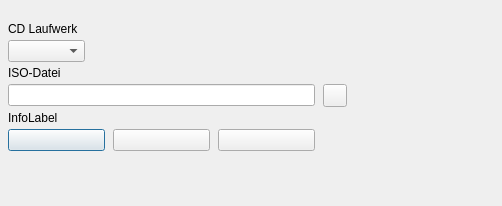
<?xml version="1.0" encoding="UTF-8"?>
<ui version="4.0">
  <class>CreateISOImageForm</class>
  <widget class="QDialog" name="CreateISOImageForm">
    <property name="geometry"><rect><x>0</x><y>0</y><width>502</width><height>206</height></rect></property>
    <property name="windowTitle"><string>ISO-Image von CD erstellen</string></property>
    <property name="vclBorderStyle" stdset="0"><string notr="true">bsDialog</string></property>
    <property name="vclPosition" stdset="0"><string notr="true">poOwnerFormCenter</string></property>
    <property name="vclKeyPreview" stdset="0"><bool>true</bool></property>
    <property name="vclDesignWidth" stdset="0"><number>502</number></property>
    <property name="vclDesignHeight" stdset="0"><number>206</number></property>
    <layout class="QGridLayout" name="CreateISOImageForm_Layout" columnstretch="0,0,0,0,1">
      <property name="leftMargin"><number>8</number></property>
      <property name="topMargin"><number>22</number></property>
      <property name="rightMargin"><number>8</number></property>
      <property name="bottomMargin"><number>8</number></property>
      <property name="horizontalSpacing"><number>8</number></property>
      <property name="verticalSpacing"><number>4</number></property>
      <item row="0" column="0" colspan="5">
        <widget class="QLabel" name="DriveLabel">
          <property name="text"><string>CD Laufwerk</string></property>
          <property name="textFormat"><enum>Qt::PlainText</enum></property>
          <property name="alignment"><set>Qt::AlignLeft|Qt::AlignTop</set></property>
        </widget>
      </item>
      <item row="1" column="0" alignment="Qt::AlignLeft">
        <widget class="QComboBox" name="DriveComboBox">
          <property name="editable"><bool>false</bool></property>
          <property name="maxVisibleItems"><number>8</number></property>
          <property name="minimumSize"><size><width>77</width><height>0</height></size></property>
        </widget>
      </item>
      <item row="2" column="0" colspan="5">
        <widget class="QLabel" name="FileNameEdit_EditLabel">
          <property name="text"><string>ISO-Datei</string></property>
          <property name="textFormat"><enum>Qt::PlainText</enum></property>
          <property name="vclFocusControl" stdset="0"><string notr="true">FileNameEdit</string></property>
          <property name="vclLabeledEditOf" stdset="0"><string notr="true">FileNameEdit</string></property>
        </widget>
      </item>
      <item row="3" column="0" colspan="3">
        <widget class="QLineEdit" name="FileNameEdit">
      </widget>
      </item>
      <item row="3" column="3" alignment="Qt::AlignLeft">
        <widget class="QToolButton" name="FileNameButton">
          <property name="icon"><iconset resource="../../resources/dfend.qrc"><normaloff>:/glyphs/92d9d1a333bceee3.png</normaloff></iconset></property>
          <property name="iconSize"><size><width>16</width><height>16</height></size></property>
          <property name="minimumSize"><size><width>23</width><height>0</height></size></property>
        </widget>
      </item>
      <item row="4" column="0" colspan="5">
        <widget class="QLabel" name="InfoLabel">
          <property name="text"><string>InfoLabel</string></property>
          <property name="textFormat"><enum>Qt::PlainText</enum></property>
          <property name="wordWrap"><bool>true</bool></property>
          <property name="alignment"><set>Qt::AlignLeft|Qt::AlignTop</set></property>
        </widget>
      </item>
      <item row="5" column="0" alignment="Qt::AlignLeft">
        <widget class="QPushButton" name="OKButton">
          <property name="text"><string /></property>
          <property name="autoDefault"><bool>false</bool></property>
          <property name="vclKind" stdset="0"><string notr="true">bkOK</string></property>
          <property name="default"><bool>true</bool></property>
          <property name="vclModalResult" stdset="0"><string notr="true">mrOk</string></property>
          <property name="vclOnClick" stdset="0"><string notr="true">OKButtonClick</string></property>
          <property name="minimumSize"><size><width>97</width><height>0</height></size></property>
        </widget>
      </item>
      <item row="5" column="1" alignment="Qt::AlignLeft">
        <widget class="QPushButton" name="CancelButton">
          <property name="text"><string /></property>
          <property name="autoDefault"><bool>false</bool></property>
          <property name="vclKind" stdset="0"><string notr="true">bkCancel</string></property>
          <property name="vclCancel" stdset="0"><bool>true</bool></property>
          <property name="vclModalResult" stdset="0"><string notr="true">mrCancel</string></property>
          <property name="minimumSize"><size><width>97</width><height>0</height></size></property>
        </widget>
      </item>
      <item row="5" column="2" alignment="Qt::AlignLeft">
        <widget class="QPushButton" name="HelpButton">
          <property name="text"><string /></property>
          <property name="autoDefault"><bool>false</bool></property>
          <property name="vclKind" stdset="0"><string notr="true">bkHelp</string></property>
          <property name="vclOnClick" stdset="0"><string notr="true">HelpButtonClick</string></property>
          <property name="minimumSize"><size><width>97</width><height>0</height></size></property>
        </widget>
      </item>
      <item row="0" column="4">
        <spacer name="CreateISOImageForm_Layout_HFill">
          <property name="orientation"><enum>Qt::Horizontal</enum></property>
          <property name="sizeHint" stdset="0"><size><width>0</width><height>0</height></size></property>
        </spacer>
      </item>
      <item row="6" column="0">
        <spacer name="CreateISOImageForm_VFill">
          <property name="orientation"><enum>Qt::Vertical</enum></property>
          <property name="sizeHint" stdset="0"><size><width>0</width><height>0</height></size></property>
        </spacer>
      </item>
    </layout>
  </widget>
  <tabstops>
    <tabstop>FileNameEdit</tabstop>
    <tabstop>OKButton</tabstop>
    <tabstop>CancelButton</tabstop>
    <tabstop>DriveComboBox</tabstop>
    <tabstop>HelpButton</tabstop>
  </tabstops>
  <resources>
    <include location="../../resources/dfend.qrc" />
  </resources>
  <connections />
</ui>
